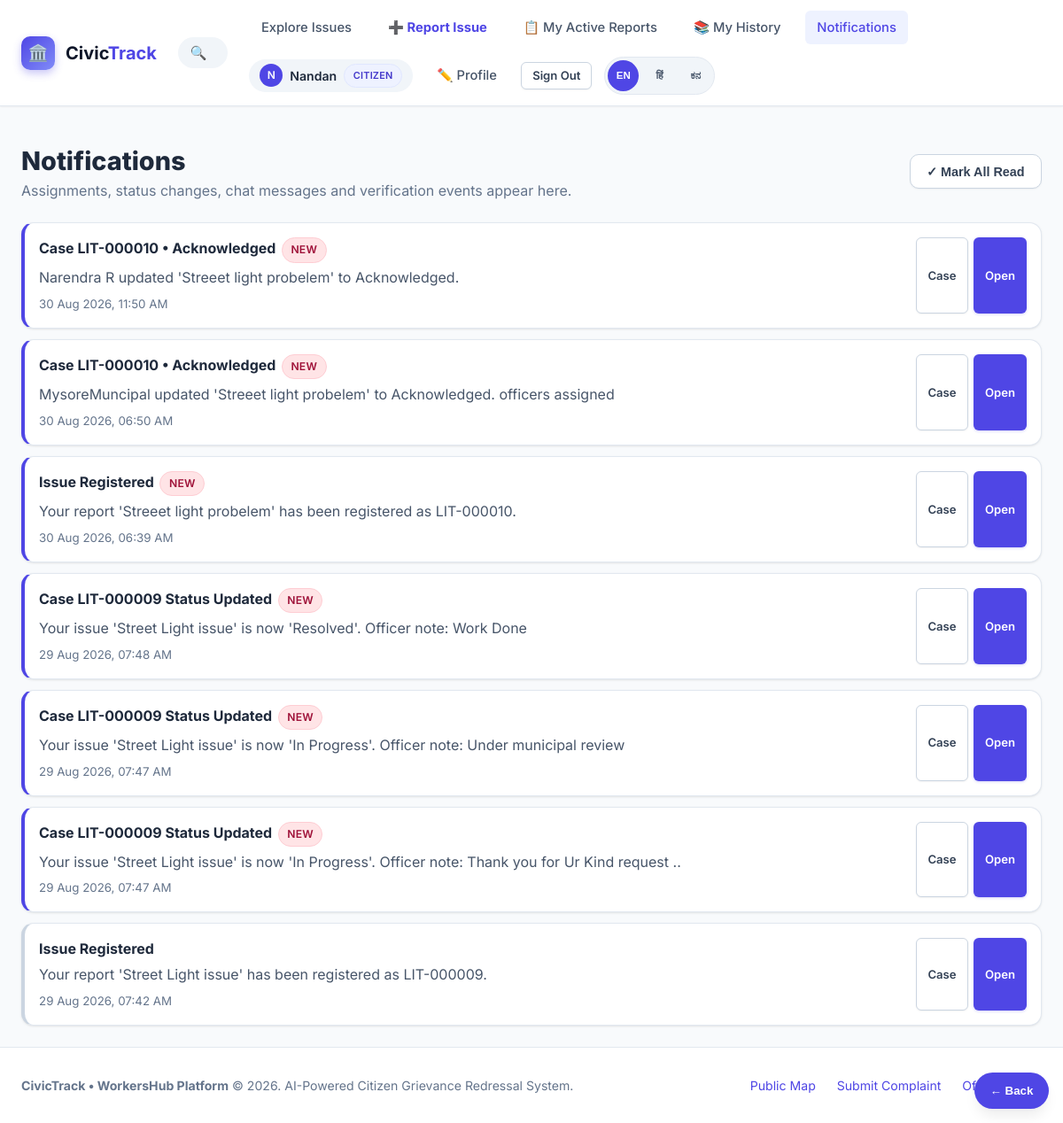
The page /notifications (signed in) on the database its author committed.
### models.py (models this page shows, shortened)
class User(UserMixin, db.Model):
    __tablename__ = "users"
    id = db.Column(db.Integer, primary_key=True)
    name = db.Column(db.String(120), nullable=False)
    email = db.Column(db.String(160), unique=True, nullable=False, index=True)
    password_hash = db.Column(db.String(255), nullable=False)
    role = db.Column(db.String(20), nullable=False, default="citizen")  # citizen | authority | worker | admin
    phone = db.Column(db.String(20), nullable=True)
    state = db.Column(db.String(100), nullable=True)
    district = db.Column(db.String(100), nullable=True)
    city_town = db.Column(db.String(120), nullable=True)
    department = db.Column(db.String(100), nullable=True)  # For authority/worker: e.g. Roads, Sanitation
    profile_photo = db.Column(db.String(255), nullable=True)
    is_verified = db.Column(db.Boolean, nullable=False, default=False)
    created_at = db.Column(db.DateTime, default=datetime.utcnow)
    reported_issues = db.relationship("Issue", backref="reporter", lazy="dynamic",
                                      foreign_keys="Issue.reporter_id")
    assigned_issues = db.relationship("Issue", backref="assignee", lazy="dynamic",
                                      foreign_keys="Issue.assigned_to_id")
    assignments = db.relationship("IssueAssignment", backref="user", lazy="dynamic",
                                  foreign_keys="IssueAssignment.user_id", cascade="all, delete-orphan")
    chat_messages = db.relationship("ChatMessage", backref="sender", lazy="dynamic",
                                    foreign_keys="ChatMessage.user_id", cascade="all, delete-orphan")
    upvotes = db.relationship("Upvote", backref="user", lazy="dynamic", cascade="all, delete-orphan")
    notifications = db.relationship("Notification", backref="user", lazy="dynamic", cascade="all, delete-orphan")
    @property
    def is_authority(self):
        return self.role in ("authority", "admin")
    @property
    def is_admin(self):
        return self.role == "admin"

class Notification(db.Model):
    __tablename__ = "notifications"
    id = db.Column(db.Integer, primary_key=True)
    user_id = db.Column(db.Integer, db.ForeignKey("users.id"), nullable=False)
    issue_id = db.Column(db.Integer, db.ForeignKey("issues.id"), nullable=False)
    title = db.Column(db.String(120), nullable=False, default="Status Update")
    message = db.Column(db.String(255), nullable=False)
    is_read = db.Column(db.Boolean, default=False)
    created_at = db.Column(db.DateTime, default=datetime.utcnow)
    issue = db.relationship("Issue")

### app.py (the view)
@app.route("/notifications")
@login_required
def notifications():
    items = (
        Notification.query.filter_by(user_id=current_user.id)
        .order_by(Notification.created_at.desc())
        .all()
    )
    return render_template("notifications.html", items=items)

### app.py (called while the page is built)
@login_manager.user_loader
def load_user(user_id):
    return User.query.get(int(user_id))

@app.context_processor
def inject_global_data():
    unread_notifications_count = 0
    if current_user.is_authenticated:
        unread_notifications_count = Notification.query.filter_by(
            user_id=current_user.id, is_read=False
        ).count()
    return {
        "unread_notifications_count": unread_notifications_count,
        "CATEGORIES": Config.CATEGORIES,
        "STATUSES": Config.STATUSES,
        "PRIORITIES": Config.PRIORITIES,
        "current_year": datetime.utcnow().year,
    }

### templates/notifications.html (shortened to what this page needs)
{% extends "base.html" %}
{% block content %}
<div style="display:flex;justify-content:space-between;align-items:center;margin-bottom:1.5rem"><div><h1 style="font-size:1.8rem;font-weight:800">Notifications</h1><p style="color:var(--slate-500)">Assignments, status changes, chat messages and verification events appear here.</p></div><form method="POST" action="{{ url_for('notifications_read_all') }}"><button class="btn btn-secondary">✓ Mark All Read</button></form></div>
<div style="display:flex;flex-direction:column;gap:.75rem">{% for item in items %}<div class="card" style="padding:1rem;border-left:4px solid {% if item.is_read %}var(--slate-300){% else %}var(--primary-600){% endif %}"><div style="display:flex;justify-content:space-between;gap:1rem"><div><b>{{ item.title }}</b>{% if not item.is_read %}<span class="badge badge-priority-urgent" style="margin-left:.4rem">NEW</span>{% endif %}<p style="margin:.3rem 0;color:var(--slate-600)">{{ item.message }}</p><small style="color:var(--slate-500)">{{ item.created_at.strftime('%d %b %Y, %I:%M %p') }}</small></div><div style="display:flex;gap:.4rem">{% if item.issue_id %}<a class="btn btn-sm btn-secondary" href="{{ url_for('issue_detail',issue_id=item.issue_id) }}">Case</a><a class="btn btn-sm btn-primary" href="{{ url_for('notification_read',notification_id=item.id) }}">Open</a>{% endif %}</div></div></div>{% else %}<div class="card" style="text-align:center;padding:3rem;color:var(--slate-500)">You are all caught up.</div>{% endfor %}</div>
{% endblock %}

### templates/base.html (shortened to what this page needs)
<!DOCTYPE html>
<html lang="en">
<head>
  <link rel="stylesheet" href="https://unpkg.com/leaflet@1.9.4/dist/leaflet.css" />
  <link rel="stylesheet" href="{{ url_for('static', filename='css/style.css') }}">
</head>
<body>
  <nav class="navbar">
    <div class="nav-container">
      <a href="{{ url_for('index') }}" class="brand-logo">
        <div class="brand-icon">🏛️</div>
        <span>Civic<strong style="color: var(--primary-600);">Track</strong></span>
      </a>
      <form action="{{ url_for('index') }}" method="GET" class="nav-search-form">
        <span class="nav-search-icon">🔍</span>
        <input
          type="text"
          name="q"
          class="nav-search-input"
          data-i18n-placeholder="searchIssuesPlaceholder"
          placeholder="Search issues, case codes, localities..."
          value="{{ request.args.get('q', '') }}"
        >
      </form>
      <ul class="nav-menu">
        <li>
          <a href="{{ url_for('index') }}" class="nav-link {% if request.endpoint == 'index' %}active{% endif %}" data-i18n="navExplore">
          </a>
        </li>
        {% if not current_user.is_authenticated or current_user.role == 'citizen' %}
        <li>
          <a href="{{ url_for('report_issue') }}" class="nav-link {% if request.endpoint == 'report_issue' %}active{% endif %}" style="font-weight: 700; color: var(--primary-600);">➕ Report Issue</a>
        </li>
        {% endif %}
        {% if current_user.is_authenticated %}
          {% if current_user.is_admin %}
            <li>
              <a href="{{ url_for('admin_panel') }}" class="nav-link {% if request.endpoint == 'admin_panel' %}active{% endif %}" data-i18n="navAdmin">
                ⚙️ Admin
              </a>
            </li>
          {% elif current_user.role == 'worker' %}
            <li><a href="{{ url_for('dashboard') }}" class="nav-link">🛠️ My Work</a></li>
          {% elif current_user.is_authority %}
            <li><a href="{{ url_for('dashboard') }}" class="nav-link">⚙️ Authority Queue</a></li>
            <li><a href="{{ url_for('authority_history') }}" class="nav-link">📚 History</a></li>
          {% else %}
            <li><a href="{{ url_for('my_reports') }}" class="nav-link">📋 My Active Reports</a></li>
            <li><a href="{{ url_for('client_history') }}" class="nav-link">📚 My History</a></li>
          {% endif %}
          <li>
            <a href="{{ url_for('notifications') }}" class="nav-link {% if request.endpoint == 'notifications' %}active{% endif %}" data-i18n="notifications">
            </a>
          </li>
          <li>
            <div class="user-pill">
              {% if current_user.profile_photo %}
                <img src="{{ url_for('static', filename='uploads/' + current_user.profile_photo) }}" alt="{{ current_user.name }}" class="user-avatar small-user-avatar">
              {% else %}
                <span class="user-avatar">{{ current_user.name[0] | upper }}</span>
              {% endif %}
              <span>{{ current_user.name }}</span>
              <span class="badge {% if current_user.role == 'worker' %}badge-acknowledged{% elif current_user.is_admin %}badge-priority-urgent{% else %}badge-acknowledged{% endif %}" style="font-size: 0.68rem;">
                {{ current_user.role }}
              </span>
            </div>
          </li>
          <li>
            <a href="{{ url_for('profile_edit') }}" class="nav-link {% if request.endpoint == 'profile_edit' %}active{% endif %}" title="Edit your profile">
              ✏️ Profile
            </a>
          </li>
          <li>
            <a href="{{ url_for('logout') }}" class="btn btn-sm btn-secondary" data-i18n="navSignOut">
            </a>
          </li>
        {% endif %}
        <li>
          <div class="lang-switcher" aria-label="Language selector">
            <button type="button" class="lang-btn active" data-lang="en">EN</button>
            <button type="button" class="lang-btn" data-lang="hi">हिं</button>
            <button type="button" class="lang-btn" data-lang="kn">ಕನ</button>
          </div>
        </li>
      </ul>
    </div>
  </nav>
  <main class="main-content">
    {% block content %}{% endblock %}
  </main>
  <button type="button" class="floating-back-btn" onclick="history.back()">← Back</button>
  <footer class="footer">
    <div class="footer-container">
      <div>
        <strong>CivicTrack &bull; WorkersHub Platform</strong> &copy; {{ current_year }}. AI-Powered Citizen Grievance Redressal System.
      </div>
      <div style="display: flex; gap: 1.5rem;">
        <a href="{{ url_for('index') }}" data-i18n="publicMap">Public Map</a>
        <a href="{{ url_for('report_issue') }}" data-i18n="submitComplaint">Submit Complaint</a>
        <a href="{{ url_for('login') }}" data-i18n="officialPortal">Official Portal</a>
      </div>
    </div>
  </footer>
</body>
</html>

### rows shown on the page
User: name "N", name "Nandan", role "CITIZEN"
Notification: title "Case LIT-000010 • Acknowledged", is_read "NEW", message "Narendra R updated 'Streeet light probelem' to Acknowledged.", created_at "30 Aug 2026, 11:50 AM"
Notification: title "Case LIT-000010 • Acknowledged", is_read "NEW", message "MysoreMuncipal updated 'Streeet light probelem' to Acknowledged. officers assigned", created_at "30 Aug 2026, 06:50 AM"
Notification: title "Issue Registered", is_read "NEW", message "Your report 'Streeet light probelem' has been registered as LIT-000010.", created_at "30 Aug 2026, 06:39 AM"
Notification: title "Case LIT-000009 Status Updated", is_read "NEW", message "Your issue 'Street Light issue' is now 'Resolved'. Officer note: Work Done", created_at "29 Aug 2026, 07:48 AM"
Notification: title "Case LIT-000009 Status Updated", is_read "NEW", message "Your issue 'Street Light issue' is now 'In Progress'. Officer note: Under municipal review", created_at "29 Aug 2026, 07:47 AM"
Notification: title "Case LIT-000009 Status Updated", is_read "NEW", message "Your issue 'Street Light issue' is now 'In Progress'. Officer note: Thank you for Ur Kind request ..", created_at "29 Aug 2026, 07:47 AM"
Notification: title "Issue Registered", message "Your report 'Street Light issue' has been registered as LIT-000009.", created_at "29 Aug 2026, 07:42 AM"
